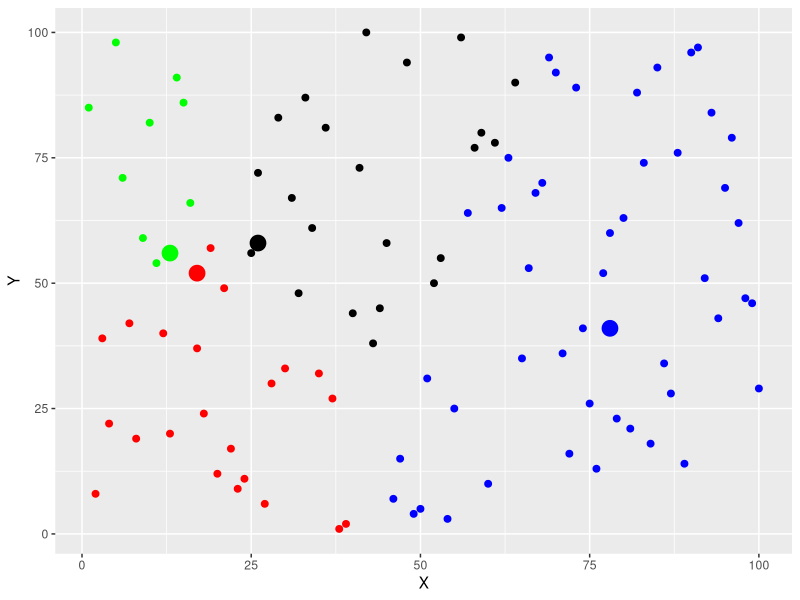

Write the R code that produced this figure.
library(ggplot2)

set.seed(2)

#Setting up the datasets
npoints = 100
dataset = matrix(data = NA, npoints, 2)
dataset[,1] = sample(1:100, npoints)
dataset[,2] = sample(1:100, npoints)

#initialize centroids to random values
centroid1 = sample(1:100, 2)
centroid2 = sample(1:100, 2)
centroid3 = sample(1:100, 2)
centroid4 = sample(1:100, 2)

# ggplot(data = data.frame(dataset), aes(x = dataset[,1], y = dataset[,2])) +
#   geom_point(size=2, shape=23) + xlab("X") + ylab("Y") +
#   geom_point(aes(x=centroid1[1], y=centroid1[2]), colour="blue", size=2) +
#   geom_point(aes(x=centroid2[1], y=centroid2[2]), colour="red", size=2) +
#   geom_point(aes(x=centroid3[1], y=centroid3[2]), colour="green", size=2) +
#   geom_point(aes(x=centroid4[1], y=centroid4[2]), colour="black", size=2)

distance <- function(matrix, centroid){
  
  dist = vector()
  
  for(i in 1:nrow(matrix)){
    dist[i] = sqrt((centroid[1] - matrix[i,1])^2 + (centroid[2] - matrix[i,2])^2)
  }
  
  return(dist)
}

distances1 = distance(dataset, centroid1)
distances2 = distance(dataset, centroid2)
distances3 = distance(dataset, centroid3)
distances4 = distance(dataset, centroid4)

all4distances = matrix(ncol = npoints, nrow = 4)

all4distances[1,] = distances1
all4distances[2,] = distances2
all4distances[3,] = distances3
all4distances[4,] = distances4

clusterAssignment = vector()

for(i in 1:npoints){
  clusterAssignment[i] = which.min(all4distances[,i])
}

cluster1 = matrix(data = NA, npoints, ncol = 2)
cluster2 = matrix(data = NA, npoints, ncol = 2)
cluster3 = matrix(data = NA, npoints, ncol = 2)
cluster4 = matrix(data = NA, npoints, ncol = 2)

for(i in 1:npoints){
  if(clusterAssignment[i] == 1){
    cluster1[i,] = dataset[i,]
  } else if(clusterAssignment[i] == 2){
    cluster2[i,] = dataset[i,]
  } else if(clusterAssignment[i] == 3){
    cluster3[i,] = dataset[i,]
  } else if(clusterAssignment[i] == 4){
    cluster4[i,] = dataset[i,]
  }
}

cluster1 = cluster1[rowSums(is.na(cluster1)) != ncol(cluster1), ]
cluster2 = cluster2[rowSums(is.na(cluster2)) != ncol(cluster2), ]
cluster3 = cluster3[rowSums(is.na(cluster3)) != ncol(cluster3), ]
cluster4 = cluster4[rowSums(is.na(cluster4)) != ncol(cluster4), ]

ggplot(data = NULL) +
  geom_point(aes(x=centroid1[1], y=centroid1[2]), colour="blue", size=5) +
  geom_point(aes(x=cluster1[,1], y=cluster1[,2]), colour="blue", size=2) +
  geom_point(aes(x=centroid2[1], y=centroid2[2]), colour="red", size=5) +
  geom_point(aes(x=cluster2[,1], y=cluster2[,2]), colour="red", size=2) +
  geom_point(aes(x=centroid3[1], y=centroid3[2]), colour="green", size=5) +
  geom_point(aes(x=cluster3[,1], y=cluster3[,2]), colour="green", size=2) +
  geom_point(aes(x=centroid4[1], y=centroid4[2]), colour="black", size=5) +
  geom_point(aes(x=cluster4[,1], y=cluster4[,2]), colour="black", size=2) +
  xlab("X") + ylab("Y")

for(i in 1:2){  
  centroid1[i] = mean(cluster1[,i])
  centroid2[i] = mean(cluster2[,i])
  centroid3[i] = mean(cluster3[,i])
  centroid4[i] = mean(cluster4[,i])
}

centroid1
centroid2
centroid3
centroid4